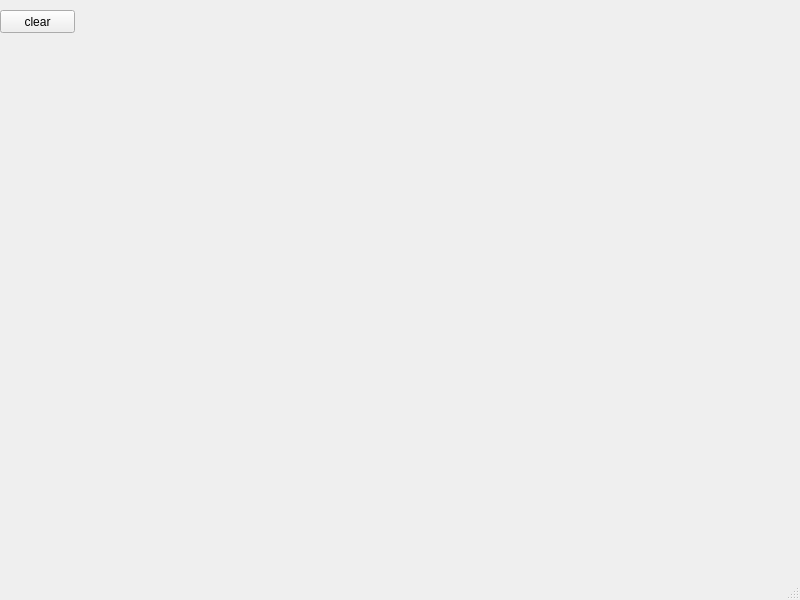
<?xml version="1.0" encoding="UTF-8"?>
<ui version="4.0">
 <class>MainWindow</class>
 <widget class="QMainWindow" name="MainWindow">
  <property name="geometry">
   <rect>
    <x>0</x>
    <y>0</y>
    <width>800</width>
    <height>600</height>
   </rect>
  </property>
  <property name="windowTitle">
   <string>MainWindow</string>
  </property>
  <widget class="QWidget" name="centralwidget">
   <widget class="QPushButton" name="btnClear">
    <property name="geometry">
     <rect>
      <x>0</x>
      <y>10</y>
      <width>75</width>
      <height>23</height>
     </rect>
    </property>
    <property name="text">
     <string>clear</string>
    </property>
   </widget>
  </widget>
  <widget class="QMenuBar" name="menubar">
   <property name="geometry">
    <rect>
     <x>0</x>
     <y>0</y>
     <width>800</width>
     <height>23</height>
    </rect>
   </property>
  </widget>
  <widget class="QStatusBar" name="statusbar"/>
 </widget>
 <resources/>
 <connections/>
</ui>
